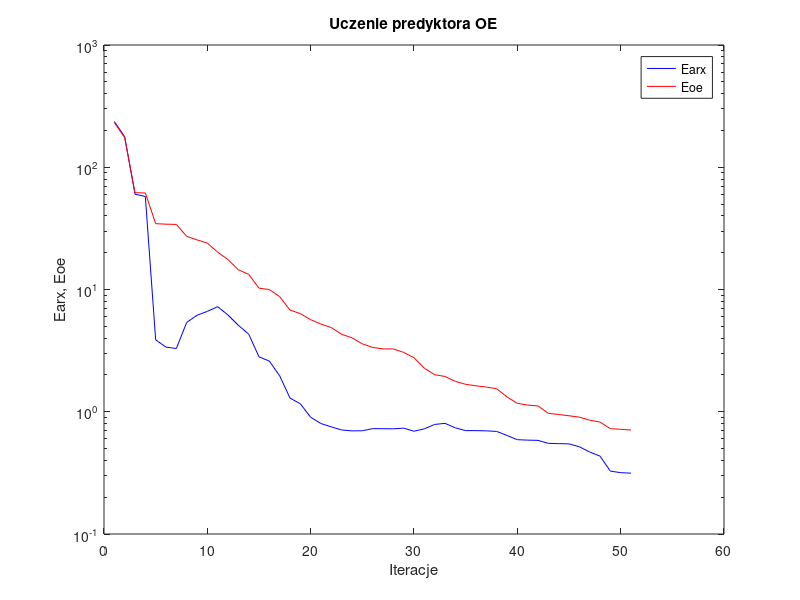
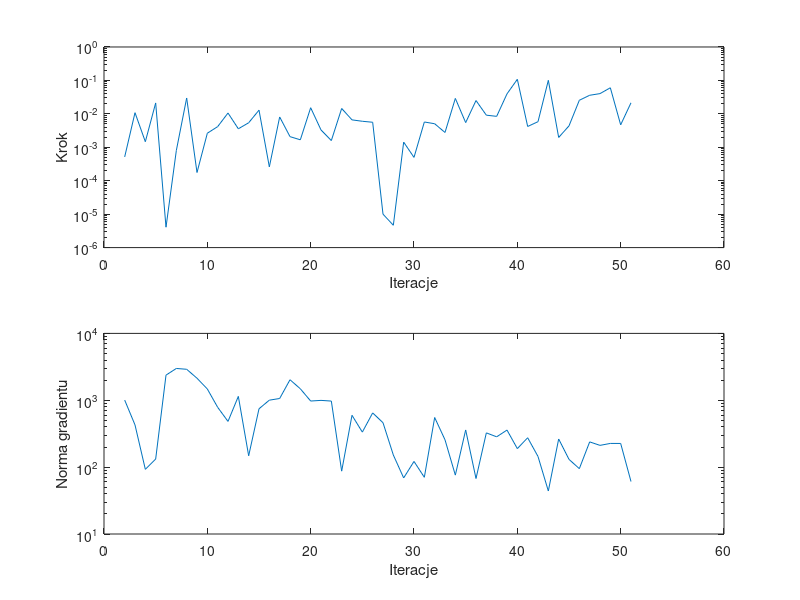

These charts were generated, in order, by the following MATLAB code:
%uczenie predyktora oe
clear all;
n=0; farx(n+1)=2.364088e+002; foe(n+1)=2.317977e+002; wspucz(n+1)=0.000000e+000; ng(n+1)=0.000000e+000;
%odnowa zmiennej metryki
n=1; farx(n+1)=1.779541e+002; foe(n+1)=1.749003e+002; krok(n+1)=5.143592e-004; ng(n+1)=1.007261e+003;
n=2; farx(n+1)=6.023099e+001; foe(n+1)=6.193414e+001; krok(n+1)=1.082825e-002; ng(n+1)=4.278479e+002;
n=3; farx(n+1)=5.765499e+001; foe(n+1)=6.161644e+001; krok(n+1)=1.469780e-003; ng(n+1)=9.270453e+001;
n=4; farx(n+1)=3.872764e+000; foe(n+1)=3.455422e+001; krok(n+1)=2.119383e-002; ng(n+1)=1.321248e+002;
n=5; farx(n+1)=3.379405e+000; foe(n+1)=3.423430e+001; krok(n+1)=4.075597e-006; ng(n+1)=2.375745e+003;
n=6; farx(n+1)=3.290760e+000; foe(n+1)=3.407587e+001; krok(n+1)=8.028344e-004; ng(n+1)=2.989172e+003;
n=7; farx(n+1)=5.375311e+000; foe(n+1)=2.723003e+001; krok(n+1)=2.981463e-002; ng(n+1)=2.906270e+003;
n=8; farx(n+1)=6.156867e+000; foe(n+1)=2.545473e+001; krok(n+1)=1.760941e-004; ng(n+1)=2.135888e+003;
n=9; farx(n+1)=6.620761e+000; foe(n+1)=2.396588e+001; krok(n+1)=2.634602e-003; ng(n+1)=1.474826e+003;
n=10; farx(n+1)=7.234174e+000; foe(n+1)=2.021066e+001; krok(n+1)=4.150488e-003; ng(n+1)=7.849242e+002;
n=11; farx(n+1)=6.181521e+000; foe(n+1)=1.755363e+001; krok(n+1)=1.058808e-002; ng(n+1)=4.828226e+002;
n=12; farx(n+1)=5.096677e+000; foe(n+1)=1.449566e+001; krok(n+1)=3.572423e-003; ng(n+1)=1.143073e+003;
n=13; farx(n+1)=4.317053e+000; foe(n+1)=1.330279e+001; krok(n+1)=5.414124e-003; ng(n+1)=1.478653e+002;
n=14; farx(n+1)=2.812435e+000; foe(n+1)=1.025934e+001; krok(n+1)=1.290032e-002; ng(n+1)=7.455831e+002;
n=15; farx(n+1)=2.596978e+000; foe(n+1)=9.997004e+000; krok(n+1)=2.594055e-004; ng(n+1)=1.003452e+003;
n=16; farx(n+1)=1.967630e+000; foe(n+1)=8.745981e+000; krok(n+1)=8.076024e-003; ng(n+1)=1.062770e+003;
n=17; farx(n+1)=1.294426e+000; foe(n+1)=6.783845e+000; krok(n+1)=2.081087e-003; ng(n+1)=2.027518e+003;
n=18; farx(n+1)=1.161741e+000; foe(n+1)=6.352774e+000; krok(n+1)=1.675019e-003; ng(n+1)=1.484380e+003;
n=19; farx(n+1)=9.011067e-001; foe(n+1)=5.666175e+000; krok(n+1)=1.526430e-002; ng(n+1)=9.739175e+002;
n=20; farx(n+1)=8.006952e-001; foe(n+1)=5.212906e+000; krok(n+1)=3.303815e-003; ng(n+1)=9.959362e+002;
n=21; farx(n+1)=7.516990e-001; foe(n+1)=4.880137e+000; krok(n+1)=1.588254e-003; ng(n+1)=9.725781e+002;
n=22; farx(n+1)=7.094840e-001; foe(n+1)=4.299622e+000; krok(n+1)=1.448480e-002; ng(n+1)=8.709615e+001;
n=23; farx(n+1)=6.974377e-001; foe(n+1)=4.024039e+000; krok(n+1)=6.607631e-003; ng(n+1)=5.960043e+002;
n=24; farx(n+1)=6.990509e-001; foe(n+1)=3.592686e+000; krok(n+1)=5.999763e-003; ng(n+1)=3.340515e+002;
n=25; farx(n+1)=7.275898e-001; foe(n+1)=3.357412e+000; krok(n+1)=5.608324e-003; ng(n+1)=6.466863e+002;
%odnowa zmiennej metryki
n=26; farx(n+1)=7.263384e-001; foe(n+1)=3.268038e+000; krok(n+1)=9.999543e-006; ng(n+1)=4.614386e+002;
n=27; farx(n+1)=7.252796e-001; foe(n+1)=3.262721e+000; krok(n+1)=4.659371e-006; ng(n+1)=1.518006e+002;
n=28; farx(n+1)=7.345535e-001; foe(n+1)=3.059693e+000; krok(n+1)=1.427772e-003; ng(n+1)=6.896876e+001;
n=29; farx(n+1)=6.930082e-001; foe(n+1)=2.766237e+000; krok(n+1)=4.988661e-004; ng(n+1)=1.216787e+002;
n=30; farx(n+1)=7.248373e-001; foe(n+1)=2.269777e+000; krok(n+1)=5.711090e-003; ng(n+1)=7.050255e+001;
n=31; farx(n+1)=7.875125e-001; foe(n+1)=2.010069e+000; krok(n+1)=5.062842e-003; ng(n+1)=5.522193e+002;
n=32; farx(n+1)=8.036513e-001; foe(n+1)=1.943547e+000; krok(n+1)=2.774090e-003; ng(n+1)=2.563368e+002;
n=33; farx(n+1)=7.388128e-001; foe(n+1)=1.772221e+000; krok(n+1)=2.896961e-002; ng(n+1)=7.597315e+001;
n=34; farx(n+1)=7.009759e-001; foe(n+1)=1.676577e+000; krok(n+1)=5.478088e-003; ng(n+1)=3.598250e+002;
n=35; farx(n+1)=7.008097e-001; foe(n+1)=1.629643e+000; krok(n+1)=2.502768e-002; ng(n+1)=6.756126e+001;
n=36; farx(n+1)=6.979643e-001; foe(n+1)=1.591948e+000; krok(n+1)=9.127324e-003; ng(n+1)=3.253149e+002;
n=37; farx(n+1)=6.903293e-001; foe(n+1)=1.543345e+000; krok(n+1)=8.420994e-003; ng(n+1)=2.839988e+002;
n=38; farx(n+1)=6.394173e-001; foe(n+1)=1.322620e+000; krok(n+1)=3.962977e-002; ng(n+1)=3.583621e+002;
n=39; farx(n+1)=5.907193e-001; foe(n+1)=1.171444e+000; krok(n+1)=1.079418e-001; ng(n+1)=1.892223e+002;
n=40; farx(n+1)=5.860483e-001; foe(n+1)=1.134159e+000; krok(n+1)=4.191618e-003; ng(n+1)=2.750302e+002;
n=41; farx(n+1)=5.833878e-001; foe(n+1)=1.115757e+000; krok(n+1)=5.829338e-003; ng(n+1)=1.443223e+002;
n=42; farx(n+1)=5.514396e-001; foe(n+1)=9.702761e-001; krok(n+1)=1.006999e-001; ng(n+1)=4.396042e+001;
n=43; farx(n+1)=5.485254e-001; foe(n+1)=9.497025e-001; krok(n+1)=1.970836e-003; ng(n+1)=2.636512e+002;
n=44; farx(n+1)=5.461111e-001; foe(n+1)=9.270525e-001; krok(n+1)=4.372259e-003; ng(n+1)=1.306135e+002;
n=45; farx(n+1)=5.171357e-001; foe(n+1)=9.039063e-001; krok(n+1)=2.548582e-002; ng(n+1)=9.492833e+001;
n=46; farx(n+1)=4.686116e-001; foe(n+1)=8.535073e-001; krok(n+1)=3.595477e-002; ng(n+1)=2.384594e+002;
n=47; farx(n+1)=4.337968e-001; foe(n+1)=8.235692e-001; krok(n+1)=4.030924e-002; ng(n+1)=2.115784e+002;
n=48; farx(n+1)=3.268435e-001; foe(n+1)=7.268764e-001; krok(n+1)=6.024636e-002; ng(n+1)=2.262284e+002;
n=49; farx(n+1)=3.176285e-001; foe(n+1)=7.186561e-001; krok(n+1)=4.696827e-003; ng(n+1)=2.259813e+002;
n=50; farx(n+1)=3.144576e-001; foe(n+1)=7.086912e-001; krok(n+1)=2.142359e-002; ng(n+1)=6.091844e+001;

figure; semilogy(farx,'b'); hold on; semilogy(foe,'r'); xlabel('Iteracje'); ylabel('Earx, Eoe'); legend('Earx','Eoe'); title('Uczenie predyktora OE');
figure; subplot(2,1,1); semilogy(krok); xlabel('Iteracje'); ylabel('Krok');
subplot(2,1,2); semilogy(ng); xlabel('Iteracje'); ylabel('Norma gradientu');
Earx=farx(n+1)
Eoe=foe(n+1)
